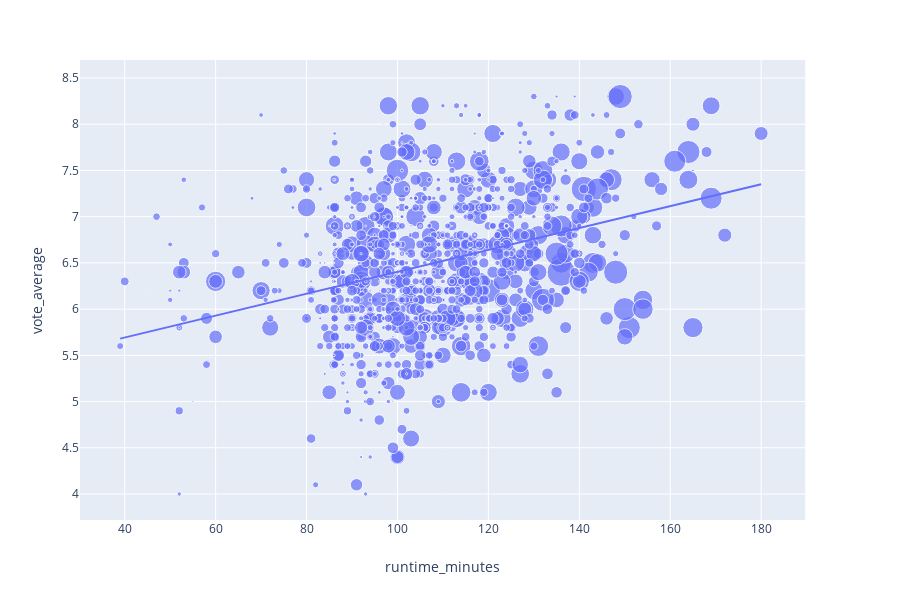

The cell this chart's notebook holds for it:
### Markdown cell above
### Runtime:

### Code cell
#Graph of Vote Average over Runtime
print('Ratings over Runtime')
print('Clear correlation between longer runtim and better rating')
fig2 = px.scatter(df4, x='runtime_minutes', y='vote_average',
                size = 'production_budget', trendline = 'ols',
                hover_data=['primary_title'])
fig2.show()

### Figure 1 — Plotly figure (JSON) as saved in the notebook; plotly's stock layout.template omitted (floating-point values rounded to 4 significant figures; data arrays with more than 128 entries replaced by an {"elided": "..."} marker saying what was removed)
{"data": [{"customdata": {"elided": "1000x1 str values"}, "hoverlabel": {"namelength": 0}, "hovertemplate": "runtime_minutes=%{x}<br>vote_average=%{y}<br>production_budget=%{marker.size}<br>primary_title=%{customdata[0]}", "legendgroup": "", "marker": {"color": "#636efa", "size": {"elided": "1000 int values"}, "sizemode": "area", "sizeref": 1026500, "symbol": "circle"}, "mode": "markers", "name": "", "showlegend": false, "type": "scatter", "x": {"elided": "1000 float values"}, "xaxis": "x", "y": {"elided": "1000 float values"}, "yaxis": "y"}, {"hoverlabel": {"namelength": 0}, "hovertemplate": "<b>OLS trendline</b><br>vote_average = 0.011841 * runtime_minutes + 5.218859<br>R<sup>2</sup>=0.101427<br><br>runtime_minutes=%{x}<br>vote_average=%{y} <b>(trend)</b>", "legendgroup": "", "marker": {"color": "#636efa", "symbol": "circle"}, "mode": "lines", "name": "", "showlegend": false, "type": "scatter", "x": {"elided": "1000 float values"}, "xaxis": "x", "y": {"elided": "1000 float values"}, "yaxis": "y"}], "layout": {"height": 600, "legend": {"itemsizing": "constant", "tracegroupgap": 0}, "margin": {"t": 60}, "xaxis": {"anchor": "y", "domain": [0, 0.98], "title": {"text": "runtime_minutes"}}, "yaxis": {"anchor": "x", "domain": [0, 1], "title": {"text": "vote_average"}}}}
